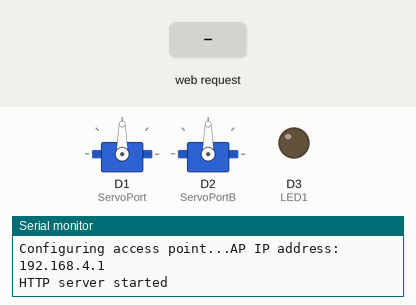
The sketch below on a simulated ESP8266 (NodeMCU). On the bench: 2 × servo, output pins drawn as LEDs (lit = HIGH), the last lines printed to the serial monitor. The test bench sets the inputs (shaded band).

Above: at 1.7 s.
1.8 s: HTTP request GET /setSER1?SERstate1=1 received
At 2.45 s:
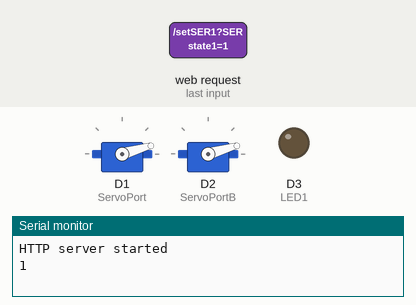
7.8 s: HTTP request GET /setPOS?servoPOS=120&SERstate1=120 received
At 9.2 s:
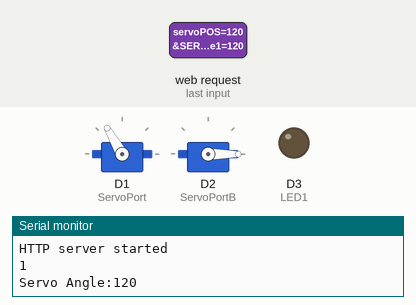
9.5 s: HTTP request GET /setSER1?SERstate1=2 received
At 10.6 s:
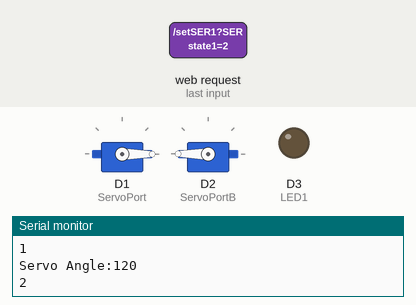
11.2 s: HTTP request GET /setSER1?SERstate1=3 received
At 12.0 s:
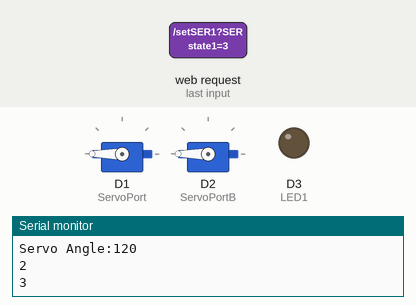
12.9 s: HTTP request GET /setPOS?servoPOS=120&SERstate1=120 received
At 14.1 s:
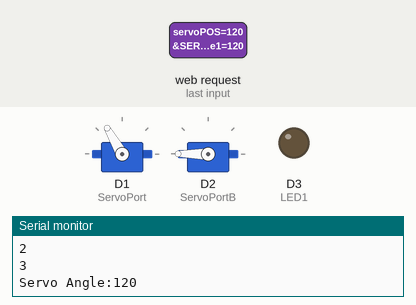
14.4 s: HTTP request GET /setSER1?servoPOS=1&SERstate1=1 received
At 15.35 s:
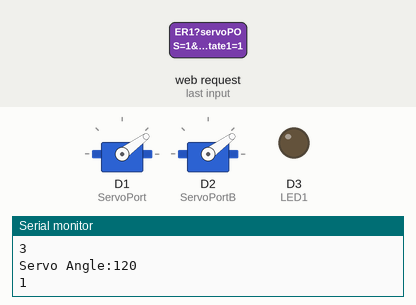
Timing chart, 0 to 18.4 s (numbered marks = the images above; inputs shaded):
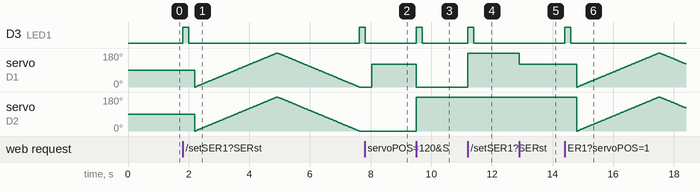

Measured:
- after the input at 1.8 s, D3 (LED1): LOW → HIGH at once, → LOW 0.20 s later, → HIGH 5.6 s later
- after the input at 7.8 s, servo on D1 (ServoPort): 0° → 120° after 0.23 s
- after the input at 9.5 s, D3 (LED1): LOW → HIGH at once, → LOW 0.20 s later; servo on D1 (ServoPort): 120° → 0° at once; servo on D2 (ServoPortB): 0° → 180° at once
- after the input at 11.2 s, D3 (LED1): LOW → HIGH at once, → LOW 0.20 s later; servo on D1 (ServoPort): 0° → 180° at once
- after the input at 12.9 s, servo on D1 (ServoPort): 180° → 120° at once
- after the input at 14.4 s, D3 (LED1): LOW → HIGH at once, → LOW 0.20 s later

The sketch:

ESP_servo.ino
```cpp
#include <ESP8266WiFi.h>
#include <WiFiClient.h>
#include <ESP8266WebServer.h>
#include <Servo.h>          //Include the Servo Library

#include "PageIndex.h";     //--> Include the contents of the User Interface Web page from website, stored in the same folder as the .ino file

#define ServoPort   D1      //--> Defining Servo Port

#define ServoPortB  D2      //--> Defining Servo Port 2

#define LED1        D3      //--> Defining LED
                            //wifi name and password as access point

const char* ssid = "Servo";  // your SSID

const char* password = "enderman330";     //WIFI Password


Servo myservo;  //--> create servo object to control a servo
Servo myservoB; //--> create another servo

ESP8266WebServer server(80);  //--> Server on port 80

String SERstate1 = "OFF";

//This routine is executed when you open NodeMCU ESP8266 IP Address in browser

void handleRoot() {

  String s = MAIN_page; //Read HTML contents

  server.send(200, "text/html", s); //Send web page

}

//Procedure for handling servo control

void handleServo() {
  String POS = server.arg("servoPOS");
  int pos = POS.toInt();
  myservo.write(pos);   //--> Move the servo motor according to the POS value
  delay(15);
  Serial.print("Servo Angle:");
  Serial.println(pos);
  server.send(200, "text/plane", "");
}

void controlServo() {
  String t_state = server.arg("SERstate1");
  Serial.println(t_state);
  int pos;
  if (t_state == "1") {
    SERstate1 = pos;
    controlLED1();
    for (pos = 0; pos <= 180; pos += 1) { // goes from 0 degrees to 180 degrees
      // in steps of 1 degree
      myservo.write(pos); // tell servo to go to position in variable 'pos'
      myservoB.write(pos);
      delay(15);                       // waits 15ms for the servo to reach the position
    }
    for (pos = 180; pos >= 0; pos -= 1) { // goes from 180 degrees to 0 degrees
      myservo.write(pos);              // tell servo to go to position in variable 'pos'
      myservoB.write(pos);
      delay(15);                       // waits 15ms for the servo to reach the position
    }
    controlLED1();
  }
  else if (t_state == "2") {
    SERstate1 = pos;
    myservo.write(0);
    myservoB.write(360);
    controlLED1();
  }
  else if (t_state == "3") {
    SERstate1 = pos;
    myservo.write(180);
    myservoB.write(180);
    controlLED1();
  }
  else if (t_state == "4") {
    SERstate1 = pos;
    myservo.write(90);
    myservoB.write(90);
    controlLED1();
  }
  else {
    SERstate1 = "OFF";
  }
  server.send(200, "text/plane", SERstate1);
}

void statusSER() {
  server.send(200, "text/plane", SERstate1);
}
void controlLED1() {
  digitalWrite(LED1, HIGH);
  delay(200);
  digitalWrite(LED1, LOW);
  delay(200);
}


void setup() {

  Serial.begin(115200);
  delay(500);
  myservo.attach(ServoPort); //--> attaches the servo on D1 to the servo object
  myservoB.attach(ServoPortB); //--> attaches the servo on D2 to the servo object
  pinMode(LED1, OUTPUT);
  Serial.print("Configuring access point...");
  /* You can remove the password parameter if you want the AP to be open. */
  WiFi.softAP(ssid, password);
  IPAddress myIP = WiFi.softAPIP();
  Serial.print("AP IP address: ");
  Serial.println(myIP);


  //Initialize Webserver
  server.on("/", handleRoot); //--> Routine to handle at root location. This is to display web page.
  server.on("/setPOS", handleServo); //--> Sets servo position from Web request
  server.on("/setSER1", controlServo);
  server.on("/readSER1", statusSER);
  server.begin();

  Serial.println("HTTP server started");

}


void loop() {

  server.handleClient();

}

//--> Program by Enderman330 Github
```

PageIndex.h
```cpp
const char MAIN_page[] PROGMEM = R"=====(

<!DOCTYPE html>
<html>
  <head>
    <meta name="viewport" content="width=device-width, initial-scale=1">
    <style>
      html {
        font-family: Arial;
        display: inline-block;
        margin: 0px auto;
        text-align: center;
      }

      .slidecontainer {
        width: 100%;
      }

      .slider {
        -webkit-appearance: none;
        width: 50%;
        height: 15px;
        border-radius: 5px;
        background: rgb(102, 230, 17);
        outline: none;
        opacity: 0.5;
        -webkit-transition: .2s;
        transition: opacity .2s;
      }

      .slider:hover {
        opacity: 2;

      }

      .slider::-webkit-slider-thumb {
        -webkit-appearance: none;
        appearance: none;
        width: 25px;
        height: 25px;
        border-radius: 50%;
        background: rgb(26, 182, 202);
        cursor: pointer;
      }

      .slider::-moz-range-thumb {
        width: 25px;
        height: 25px;
        border-radius: 50%;
        background: #4CAF50;
        cursor: pointer;
      }

         /* Style the botton start stop */
   .btn{
   /* position: relative;
    border-radius: 15px 15px 15px 15px;
    width: 8%;
    height: 25px;
    border: none;
    outline: none;
    cursor: pointer;
    background: #fa1cb7;
    color: rgb(255, 255, 255);
    */
     background-color: #fa1cb7;
  color: white;
  padding: 14px 25px;
  text-align: center;
  text-decoration: none;
  display: inline-block;
   }

   a:link, a:visited {
  background-color: #f44336;
  color: white;
  padding: 14px 25px;
  text-align: center;
  text-decoration: none;
  display: inline-block;
}

a:hover, a:active {
  background-color: red;
}

        /* Style the footer */
   footer {
      background-color: rgb(220, 247, 84);
      padding: 8px;
      text-align: center;
      color: rgb(235, 86, 45);
      font-family: Comic Sans MS;
   }

    </style>
  </head>

  <body>
    <h1Parachute Deploy</h1>

    <h2>PROJECT CHA PART 1</h2>
        <label> Parachute </label>
        <button type="button" onclick="sendData2(2)" class="btn">Position 1</button>
        <br><br>
        <label> Parachute Reset </label>
        <button type="button" onclick="sendData2(3)" class="btn">Position 2</button>
        <br><br>
        <label> 45 Degree Angle </label>
        <button type="button" onclick="sendData2(4)" class="btn">Position 3</button>
        <br><br>
        <label> Test Servo </label>
        <button type="button" onclick="sendData2(1)" class="btn">Sweep</button>
        <br><br>
        <div class="slidecontainer">
        <input type="range" min="0" max="180" value="90" class="slider" id="myRange">
        <p>Servo angle: <span id="demo"></span></p>
        <br><br>

      <label><span id="isiStatusSER1"></span></label>

    </div>

    <script>
      function sendData(pos) {
        var xhttp = new XMLHttpRequest();
        xhttp.onreadystatechange = function() {
          if (this.readyState == 4 && this.status == 200) {
            console.log(this.responseText);
          }
        };
        xhttp.open("GET", "setPOS?servoPOS="+pos, true);
        xhttp.send();
      }
        /* fungsi send data on/off */
        function sendData2(StatusSer1) {
        var xhttp = new XMLHttpRequest();
        xhttp.onreadystatechange = function() {
          if (this.readyState == 4 && this.status == 200) {
            document.getElementById("SERstate1").innerHTML = this.responseText;
          }
        };

        xhttp.open("GET", "setSER1?;SERstate1=" + StatusSer1, true);
        xhttp.send();
        }

    /* fungsi read data on/off */
        function getDataSER1() {
        var xhttp = new XMLHttpRequest();
        xhttp.onreadystatechange = function() {
          if (this.readyState == 4 && this.status == 200) {
            document.getElementById("isiStatusSER1").innerHTML = this.responseText;
          }
        };
        xhttp.open("put", "readSER1", true);
        xhttp.send();
        }
      var slider = document.getElementById("myRange");
      var output = document.getElementById("demo");
      output.innerHTML = slider.value;
      slider.oninput = function() {
        output.innerHTML = this.value;
        sendData(output.innerHTML);
      }

    </script>
     <br><br><br><br>
     <footer>
     <p>
       Enderman330 - Github</br>
      </p>
     <p>IX 'E'</p>

    </footer>

  </body>

</html>
)=====";
```
